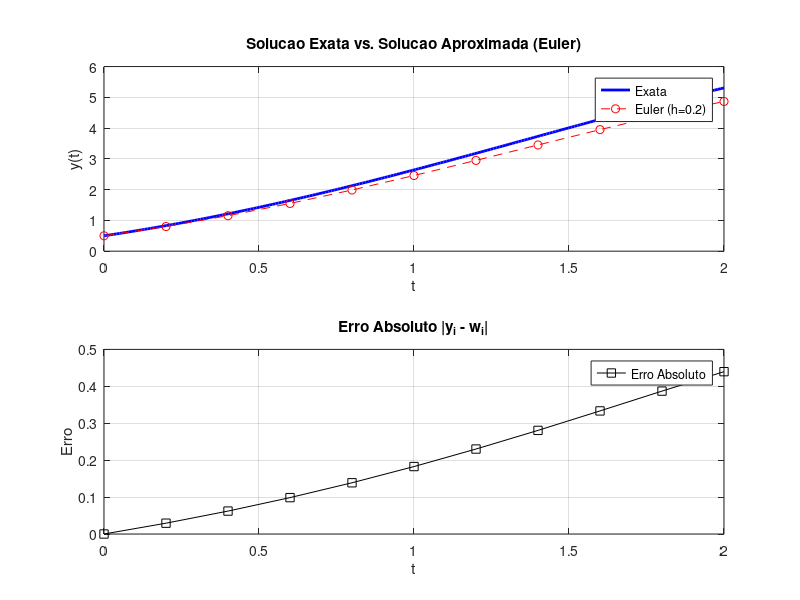

This chart was generated by the following MATLAB code:
% -------------------------------------------------------------------
% Arquivo: euler_pvi.m
% Descricao: Solucao do PVI y' = y - t^2 + 1 via Metodo de Euler.
% -------------------------------------------------------------------
clear; clc; close all;

%% --- Definicoes do Problema ---
f = @(t, y) y - t.^2 + 1; % Funcao da EDO
y_exata = @(t) (t+1).^2 - 0.5*exp(t); % Solucao exata
t_inicio = 0;
t_fim = 2;
h = 0.2;
y0 = 0.5;

%% --- Implementacao do Metodo de Euler ---
t_euler = t_inicio:h:t_fim;
w_euler = zeros(size(t_euler));
w_euler(1) = y0;
for i = 1:length(t_euler)-1
    w_euler(i+1) = w_euler(i) + h * f(t_euler(i), w_euler(i));
end

%% --- Analise de Resultados ---
y_nos_pontos_euler = y_exata(t_euler);
erro_abs = abs(y_nos_pontos_euler - w_euler);

% Impressao da Tabela de Resultados para o console
fprintf('===================================================================\n');
fprintf('                Tabela Comparativa de Resultados (Euler)\n');
fprintf('===================================================================\n');
fprintf('  t_i   |   w_i (Aproximado)  |   y_i (Exato)   |   Erro Absoluto\n');
fprintf('-------------------------------------------------------------------\n');
for i = 1:length(t_euler)
    fprintf('  %.1f   |      %.4f       |     %.4f      |      %.4f\n', ...
            t_euler(i), w_euler(i), y_nos_pontos_euler(i), erro_abs(i));
end
fprintf('===================================================================\n\n');

%% --- Plotagem Grafica ---
figure('Position', [100, 100, 800, 600]);
% Grafico 1: Solucoes
subplot(2, 1, 1);
t_plot = linspace(t_inicio, t_fim, 200);
plot(t_plot, y_exata(t_plot), 'b-', 'LineWidth', 2, 'DisplayName', 'Exata');
hold on;
plot(t_euler, w_euler, 'r--o', 'DisplayName', 'Euler (h=0.2)');
title('Solucao Exata vs. Solucao Aproximada (Euler)');
xlabel('t');
ylabel('y(t)');
legend show; grid on;

% Grafico 2: Erro Absoluto
subplot(2, 1, 2);
plot(t_euler, erro_abs, 'k-s', 'DisplayName', 'Erro Absoluto');
title('Erro Absoluto |y_i - w_i|');
xlabel('t');
ylabel('Erro');
legend show; grid on;